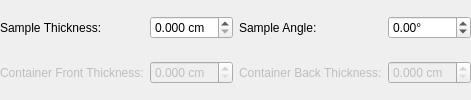
        <widget class="QWidget" name="pgFlatPlate">
         <layout class="QGridLayout" name="gridLayout_2">
          <property name="leftMargin">
           <number>0</number>
          </property>
          <property name="topMargin">
           <number>0</number>
          </property>
          <property name="rightMargin">
           <number>0</number>
          </property>
          <property name="bottomMargin">
           <number>0</number>
          </property>
          <item row="3" column="1">
           <widget class="QDoubleSpinBox" name="spFlatCanFrontThickness">
            <property name="enabled">
             <bool>false</bool>
            </property>
            <property name="suffix">
             <string> cm</string>
            </property>
            <property name="decimals">
             <number>3</number>
            </property>
            <property name="singleStep">
             <double>0.100000000000000</double>
            </property>
           </widget>
          </item>
          <item row="3" column="2">
           <widget class="QLabel" name="lbFlatCanBackThickness">
            <property name="enabled">
             <bool>false</bool>
            </property>
            <property name="text">
             <string>Container Back Thickness:</string>
            </property>
           </widget>
          </item>
          <item row="0" column="0">
           <widget class="QLabel" name="lbFlatSampleThickness">
            <property name="text">
             <string>Sample Thickness:</string>
            </property>
           </widget>
          </item>
          <item row="3" column="0">
           <widget class="QLabel" name="lbFlatCanFrontThickness">
            <property name="enabled">
             <bool>false</bool>
            </property>
            <property name="text">
             <string>Container Front Thickness:</string>
            </property>
           </widget>
          </item>
          <item row="3" column="3">
           <widget class="QDoubleSpinBox" name="spFlatCanBackThickness">
            <property name="enabled">
             <bool>false</bool>
            </property>
            <property name="suffix">
             <string> cm</string>
            </property>
            <property name="decimals">
             <number>3</number>
            </property>
            <property name="singleStep">
             <double>0.100000000000000</double>
            </property>
           </widget>
          </item>
          <item row="0" column="1">
           <widget class="QDoubleSpinBox" name="spFlatSampleThickness">
            <property name="suffix">
             <string> cm</string>
            </property>
            <property name="decimals">
             <number>3</number>
            </property>
            <property name="singleStep">
             <double>0.100000000000000</double>
            </property>
           </widget>
          </item>
          <item row="0" column="3">
           <widget class="QDoubleSpinBox" name="spFlatSampleAngle">
            <property name="suffix">
             <string>°</string>
            </property>
            <property name="decimals">
             <number>2</number>
            </property>
            <property name="minimum">
             <double>-180.000000000000000</double>
            </property>
            <property name="maximum">
             <double>180.000000000000000</double>
            </property>
           </widget>
          </item>
          <item row="0" column="2">
           <widget class="QLabel" name="lbFlatSampleAngle">
            <property name="text">
             <string>Sample Angle:</string>
            </property>
           </widget>
          </item>
         </layout>
        </widget>
